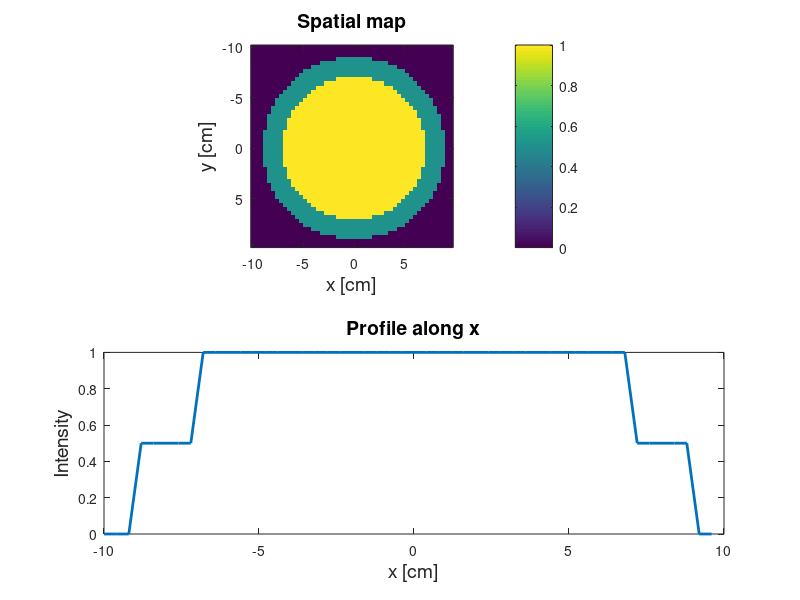
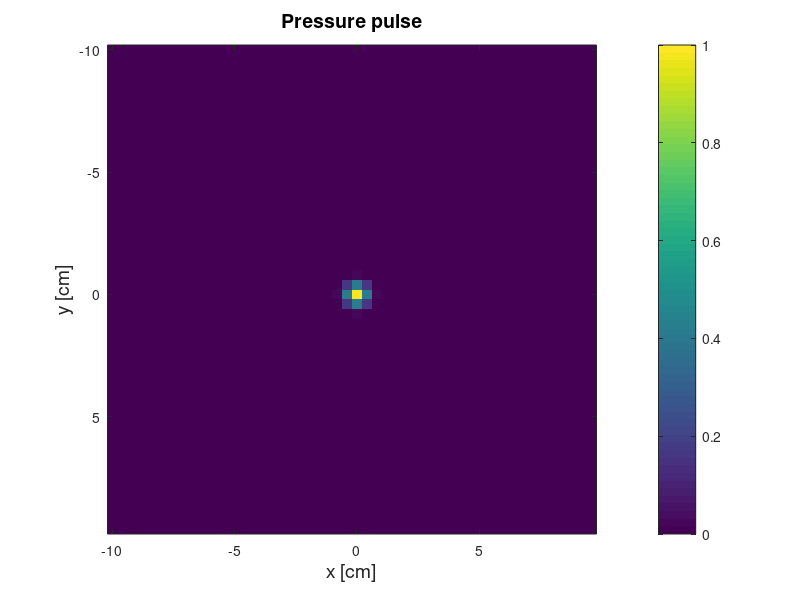
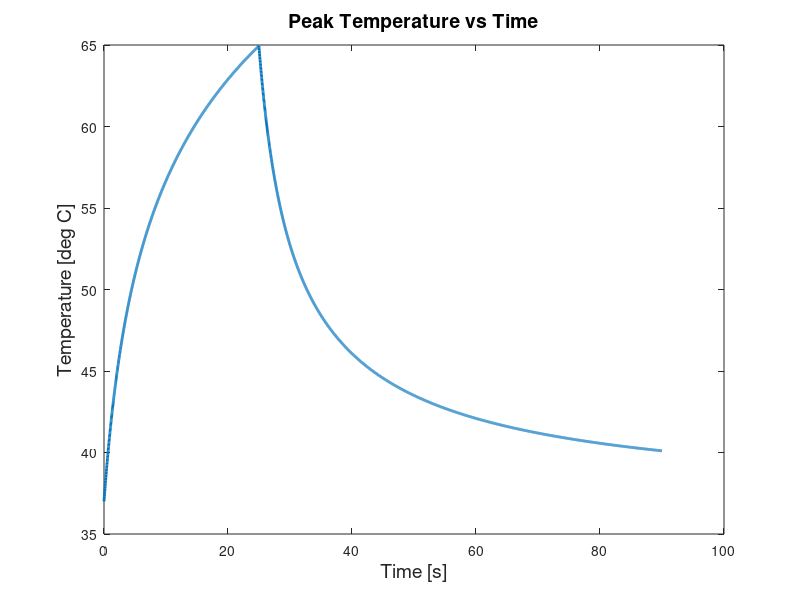

MATLAB code for these plots, in order:
%% create spatial map
% circular object
disp 'Generating phantom'
dim = 50; 
fov = 20;       % cm
rdisc1 = 0.7*fov/2;    % disc1 radius is % of FOV/2
rdisc2 = 0.9*fov/2;    % disc2 radius is % of FOV/2

x = -fov/2:fov/dim:fov/2-fov/dim;
y = -fov/2:fov/dim:fov/2-fov/dim;

[X,Y] = meshgrid(x,y);

mag = zeros(dim);
mag(X.^2 + Y.^2 <= rdisc1^2) = 0.5;
mag(X.^2 + Y.^2 <= rdisc2^2) = mag(X.^2 + Y.^2 <= rdisc2^2) + 0.5;

    figure; 
    % plot map
    subplot(2,1,1); 
    imagesc(x,y,mag); axis image; colorbar; %colormap(gray);
    title('Spatial map','FontSize',14); 
    xlabel('x [cm]','FontSize',14); ylabel('y [cm]','FontSize',14); 
    % plot profile
    subplot(2,1,2); 
    plot(x,mag(:,length(mag)/2),'Linewidth',2); 
    title('Profile along x','FontSize',14); 
    xlabel('x [cm]','FontSize',14); ylabel('Intensity','FontSize',14);

%% create a pulse
s = 0.3; % width
Z = exp( -(X.^2+Y.^2)/(2*s^2) ); 
Z0 = Z/max(Z(:)); % normalized pressure profile


    figure;
    imagesc(x,y,Z0); axis image; colorbar;
    title('Pressure pulse','FontSize',14); 
    xlabel('x [cm]','FontSize',14); ylabel('y [cm]','FontSize',14);

%% temperature change simulation

% specify vector of timepoints
tmax = 90;              % duration of temperature simulation [s] 
tstep = 20e-3;          % step size [s]
Ntp = tmax/tstep;       % number of timepoints
tpulse = 25;            % duration of pulse [s]

t = 0:tmax/(Ntp-1):tmax;
D = 1;                  % diffusivity           %%%%% UPDATE THIS
alpha = 6;           % chemical shift coefficient [ppm/degreeC] 
                        % (see Todd et al. 2009)
gamma = 42.57e6*2*pi;   % gyromagnetic ratio [rad Hz/T]
B0 = 3;                 % field strenght [T]
TE = 12e-3;             % echo time [s]

Tmap = 37 + zeros(size(Z0,1),size(Z0,2),length(t));  % body initial temperature

% Model predictive filtering (Todd, Payne, Parker 2010)
% Tn+1 = Tn + (k/rho/C*del2Tn - W/rhoTn + un/rho/C*Q)*dt
% k: thermal conductivity (W/m/deg C)
% rho: tissue density (kg/m3)
% C: specific heat (J/kg/deg C)
% W = perfusion; ignore
% un: input power (watts)
rho = 1000; % kg/m3, tissue density
C = 4186; % J/kg/deg C, specific heat
u = 21500000; % Watts - why so huge??
k = 0.4*100; % Watts/m/deg C - why so huge?? 0.4 is from Todd

% hypothetical temperature distribution
% estimate change over space and time
disp 'Simulating bioheat equation'
for idx = 2:length(t)
    if t(idx) <= tpulse
        deltatemp = (k*del2(Tmap(:,:,idx-1),fov/100/dim,fov/100/dim)+u*Z0)*tstep/(rho*C);
        Tmap(:,:,idx) = Tmap(:,:,idx-1) + deltatemp;
    else
        deltatemp = k*del2(Tmap(:,:,idx-1),fov/100/dim,fov/100/dim)*tstep/(rho*C);
        Tmap(:,:,idx) = Tmap(:,:,idx-1) + deltatemp;
    end
end


figure; h = plot(t,squeeze(Tmap(dim/2+1,dim/2+1,:)),'linewidth',2); 
title('Peak Temperature vs Time','FontSize',14); 
xlabel('Time [s]','FontSize',14); ylabel('Temperature [deg C]','FontSize',14);

return

% truncate it to +/- 10 seconds around the peak
[~,maxi] = max(sqz(Tmap(dim/2+1,dim/2+1,:)));
peakInds = (t > (t(maxi)-15)) & (t < (t(maxi)+15));
Tmap = Tmap(:,:,peakInds);
nrow = 4;

    
% phase map
phi = (Tmap-37)*0.01*10^-6*gamma*B0*TE;
 
cmax = max(max(phi(:)));
clim = [0 cmax];

% create complex images
cplxdata = repmat(mag,[1 1 size(Tmap,3)]).*exp(1i*phi);

%% direct temperature sampling
disp 'Direct Temp Sampling'

% sample the temp curve with different temporal resolutions; 
% record highest error among grid shifts
tempCurve = squeeze(Tmap(dim/2+1,dim/2+1,:));
res = 10:10:500; % integer steps
worstErrSingle = zeros(size(res));
worstErrAve = zeros(size(res));
bestErrSingle = Inf + zeros(size(res)); % trivial; should be zero
bestErrAve = Inf + zeros(size(res)); % synchronized error
%[~,iMax] = max(tempCurve(:));
for ii = 1:length(res)
    % loop over offsets, record highest error for both window-averaged and
    % single-point
    for jj = 1:res(ii) 
        sampledSingle = tempCurve(jj:res(ii):end);
        maxErrSingle = max(tempCurve)-max(sampledSingle);
        if maxErrSingle > worstErrSingle(ii)
            worstErrSingle(ii) = maxErrSingle;
        end
        if maxErrSingle < bestErrSingle(ii)
            bestErrSingle(ii) = maxErrSingle;
        end
        % average every consecutive res(ii) time points to get sampledAve
        sampledAve = tempCurve(jj:end);
        sampledAve = sampledAve(1:floor(length(sampledAve)/res(ii))*res(ii));
        sampledAve = mean(reshape(sampledAve,[res(ii) length(sampledAve)/res(ii)]),1);
        maxErrAve = max(tempCurve) - max(sampledAve);
        if maxErrAve > worstErrAve(ii)
            worstErrAve(ii) = maxErrAve;
        end
        if maxErrAve < bestErrAve(ii)
            bestErrAve(ii) = maxErrAve;
        end
    end
    
end

figure;hold on
plot(res*tstep,worstErrSingle)
plot(res*tstep,worstErrAve)
plot(res*tstep,bestErrAve)
ylabel 'Degrees Celsius'
xlabel 'Seconds'
legend('Single-point error, worst case','Averaged error, worst case','Averaged error, synchronized');

return

%% 2DFT simulation
disp '2DFT Temp Sampling'

% loop over TRs/resolutions and offsets, calculate worst-case and
% synchronized error
res2DFT = 1:10; % integer time steps between each k-space line (corresponds to 
% frame rates of 1 - 10 seconds)
bestErr2DFT = Inf + zeros(size(res2DFT));
worstErr2DFT = zeros(size(res2DFT));
tempCurve = squeeze(Tmap(dim/2+1,dim/2+1,:)); % max temp curve
% ft all the images
for ii = 1:size(cplxdata,3);
    cplxkData(:,:,ii) = ft2(cplxdata(:,:,ii));
end
for ii = 1:length(res2DFT) % loop over TRs/frame rates
    ii
    for jj = 1:dim*res2DFT(ii) % loop over temporal offsets for each frame rate
        dataAll = cplxkData(:,:,jj:res2DFT(ii):end); % images at time points we will extract k-data from
        dataAll = dataAll(:,:,1:floor(size(dataAll,3)/dim)*dim); % trim to size
        % grab one k-space line from each time point
        dataSampled = zeros([dim dim size(dataAll,3)/dim]);
        for kk = 1:dim
            dataSampled(:,kk,:) = dataAll(:,kk,kk:dim:end);
        end
        % ift dataSampled
        for kk = 1:size(dataSampled,3)
            dataSampled(:,:,kk) = ift2(dataSampled(:,:,kk));
        end
        % get the temp in the middle
        sampledTemp = angle(squeeze(dataSampled(dim/2+1,dim/2+1,:)));
        sampledTemp = sampledTemp./(0.01*10^-6*gamma*B0*TE) + 37;
        % get difference between true and measured max temps
        maxErr2DFT = max(tempCurve) - max(sampledTemp);
        %[ii jj]
        %figure(100);plot(sampledTemp);pause
        if maxErr2DFT > worstErr2DFT(ii)
            worstErr2DFT(ii) = maxErr2DFT;
        end
        if maxErr2DFT < bestErr2DFT(ii)
            bestErr2DFT(ii) = maxErr2DFT;
        end
    end
end
figure;hold on
plot(res2DFT*dim*tstep,worstErr2DFT)
plot(res2DFT*dim*tstep,bestErr2DFT)
ylabel 'Degrees Celsius'
xlabel 'Seconds'
legend('2DFT error, worst case','2DFT error, synchronized');

return
%% spiral simulation
if ~exist('Gmri') || ~exist('qpwls_pcg')
    error 'Need Jeff Fesslers Image Recon Toolbox installed. Download at http://web.eecs.umich.edu/~fessler/code/index.html'
end
if ~exist('vds')
    error 'Need variable density spiral function from Brian Hargreaves. Download at http://mrsrl.stanford.edu/~brian/vdspiral/'
end
disp 'Spiral Temp Sampling'

% get a dim-shot spiral trajectory
addpath vdspiral/
smax = 15000;	 % 150 T/m/s
gmax = 4;	 % G/cm
dt = 4e-6; % dwell time of spiral in seconds
N = dim; % Interleaves
Fcoeff = [fov 0]; 	% FOV starts at 20 cm; doesn't decrease.
res = fov/dim/sqrt(2); % cm, resolution
rmax = 1/2/res;	% cm^(-1)
[k,g,s,time,r,theta] = vds(smax,gmax,dt,N,Fcoeff,rmax);
kAll = k(:)*exp(1i*2*pi/dim*(0:dim-1)); % duplicate to all shots

% build a system matrix
mask = true(dim);
G = Gmri([real(kAll(:)) imag(kAll(:))],mask,'fov',fov);

% loop over TRs/resolutions and offsets, calculate worst-case and
% synchronized error
resSpiral = 1:10; % integer time steps between each k-space line (corresponds to 
% 1 - 10 seconds)
bestErrSpiral = Inf + zeros(size(resSpiral));
worstErrSpiral = zeros(size(resSpiral));
tempCurve = squeeze(Tmap(dim/2+1,dim/2+1,:)); % max temp curve
% ft all the images
spiralData = zeros(length(k),dim,size(cplxdata,3));
parfor ii = 1:size(cplxdata,3);
    spiralData(:,:,ii) = reshape(G*col(cplxdata(:,:,ii)),[length(k) dim]);
end
nSpiralIters = 15; % spiral CG image recon iterations
for ii = 1:length(resSpiral) % loop over TRs/frame rates
    ii
    for jj = 1:dim*resSpiral(ii) % loop over temporal offsets for each frame rate
        dataAll = spiralData(:,:,jj:resSpiral(ii):end); % images at time points we will extract k-data from
        dataAll = dataAll(:,:,1:floor(size(dataAll,3)/dim)*dim); % trim to size
        % grab one spiral shot from each time point
        dataSampled = zeros([length(k) dim size(dataAll,3)/dim]);
        for kk = 1:dim
            dataSampled(:,kk,:) = dataAll(:,kk,kk:dim:end);
        end
        % recon each dynamic 
        dataRecond = zeros([dim dim size(dataSampled,3)]);
        parfor kk = 1:size(dataSampled,3)
            [xS,info] = qpwls_pcg(zeros(dim*dim,1),G,1,col(dataSampled(:,:,kk)),0,0,1,nSpiralIters,true(dim));
            dataRecond(:,:,kk) = reshape(xS(:,end),[dim dim]);
        end
%         dataRecond = zeros([dim dim size(dataAll,3)/dim]);
%         for kk = 1:size(dataSampled,3)
%             [xS,info] = qpwls_pcg(zeros(dim*dim,1),G,1,col(dataAll(:,:,1+(kk-1)*dim)),0,0,1,nSpiralIters,true(dim));
%             dataRecond(:,:,kk) = reshape(xS(:,end),[dim dim]);
%         end
        % get the temp in the middle
        sampledTemp = angle(squeeze(dataRecond(dim/2+1,dim/2+1,:)));
        sampledTemp = sampledTemp./(0.01*10^-6*gamma*B0*TE) + 37;
        % get difference between true and measured max temps
        maxErrSpiral = max(tempCurve) - max(sampledTemp);
        %[ii jj]
        %figure(100);plot(sampledTemp);pause
        if maxErrSpiral > worstErrSpiral(ii)
            worstErrSpiral(ii) = maxErrSpiral;
        end
        if maxErrSpiral < bestErrSpiral(ii)
            bestErrSpiral(ii) = maxErrSpiral;
        end
    end
end
figure;hold on
plot(resSpiral*dim*tstep,worstErrSpiral)
plot(resSpiral*dim*tstep,bestErrSpiral)
ylabel 'Degrees Celsius'
xlabel 'Seconds'
legend('Spiral error, worst case','Spiral error, synchronized');


%% plot 2DFT and spiral together
figure;hold on
plot(res2DFT*dim*tstep,worstErr2DFT)
plot(res2DFT*dim*tstep,bestErr2DFT)
plot(resSpiral*dim*tstep,worstErrSpiral)
plot(resSpiral*dim*tstep,bestErrSpiral)
plot(1:10,ones(10,1),'k--');
ylabel 'Peak Error (Degrees Celsius)'
xlabel 'Frame Rate (Seconds)'
legend('2DFT error, worst case','2DFT error, synchronized',...
    'Spiral error, worst case','Spiral error, synchronized');
axis([1 10 0 5]);
axis square


